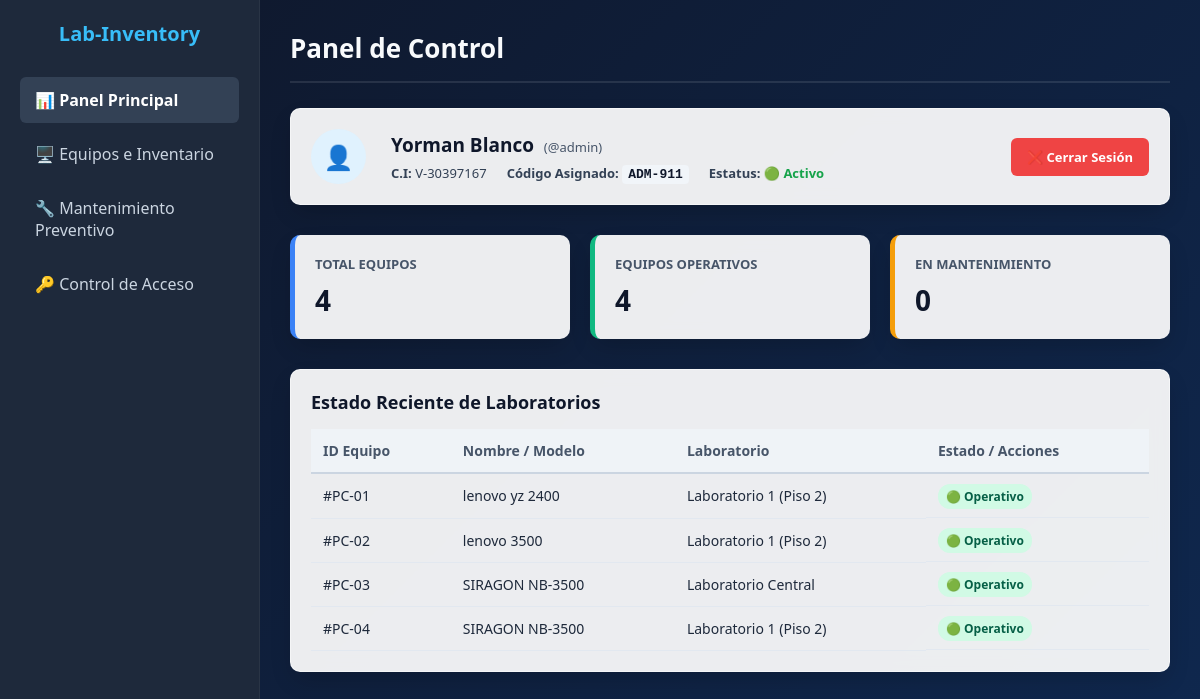
/ (signed in), run on the app's committed database.
### app.py (models this page shows)
class Usuario(db.Model):
    id = db.Column(db.Integer, primary_key=True)
    username = db.Column(db.String(50), unique=True, nullable=False)
    password = db.Column(db.String(100), nullable=False)
    nombre = db.Column(db.String(100), nullable=False)
    apellido = db.Column(db.String(100), nullable=False)
    cedula = db.Column(db.String(20), unique=True, nullable=False)
    codigo_asignado = db.Column(db.String(20), unique=True, nullable=False)
    estado = db.Column(db.String(20), default="Activo")

class Equipo(db.Model):
    id = db.Column(db.Integer, primary_key=True)
    nombre = db.Column(db.String(100), nullable=False)
    laboratorio = db.Column(db.String(100), nullable=False)
    componentes = db.Column(db.Text, nullable=False)
    estado = db.Column(db.String(20), default="Disponible")

### app.py (the view)
@app.route('/')
def home():
    if 'usuario' in session:
        total = Equipo.query.count()
        operativos = Equipo.query.filter_by(estado="Disponible").count()
        en_mantenimiento = Equipo.query.filter_by(estado="En Mantenimiento").count()
        equipos_recientes = Equipo.query.all()
        admin_info = Usuario.query.filter_by(username=session['usuario']).first()
        return render_template(
            'dashboard.html',
            usuario_actual=session['usuario'],
            admin=admin_info,
            total_equipos=total,
            equipos_operativos=operativos,
            mantenimiento_equipos=en_mantenimiento,
            equipos=equipos_recientes
        )
    return redirect(url_for('login'))

### templates/dashboard.html (shortened to what this page needs)
<!DOCTYPE html>
<html lang="es">
<head>
</head>
<body>
    <div class="sidebar">
        <div>
            <h2>Lab-Inventory</h2>
            <a href="{{ url_for('home') }}" class="menu-item active">📊 Panel Principal</a>
            <a href="{{ url_for('inventario') }}" class="menu-item">🖥️ Equipos e Inventario</a>
            <a href="{{ url_for('mantenimiento') }}" class="menu-item">🔧 Mantenimiento Preventivo</a>
            {% if usuario_actual == 'admin' %}
            <a href="{{ url_for('acceso') }}" class="menu-item">🔑 Control de Acceso</a>
            {% endif %}
        </div>
    </div>
    <div class="main-content">
        <div class="header">
            <h1>Panel de Control</h1>
        </div>
        <div class="profile-card" style="background: rgba(255, 255, 255, 0.92); backdrop-filter: blur(8px); padding: 20px; border-radius: 10px; box-shadow: 0 10px 25px -5px rgba(0, 0, 0, 0.2); margin-bottom: 30px; display: flex; justify-content: space-between; align-items: center; border: 1px solid rgba(255, 255, 255, 0.5);">
            <div style="display: flex; gap: 25px; align-items: center;">
                <div style="background: #e0f2fe; padding: 12px; border-radius: 50%; font-size: 24px; display: flex; align-items: center; justify-content: center; width: 55px; height: 55px;">👤</div>
                <div>
                    <h2 style="margin: 0; font-size: 19px; color: #0f172a; font-weight: 700;">
                        {{ admin.nombre }} {{ admin.apellido }}
                        <span style="font-size: 13px; color: #475569; font-weight: normal; margin-left: 5px;">(@{{ admin.username }})</span>
                    </h2>
                    <div style="display: flex; gap: 20px; margin-top: 6px; font-size: 13px; color: #334155;">
                        <p><strong>C.I:</strong> {{ admin.cedula }}</p>
                        <p><strong>Código Asignado:</strong> <span style="font-family: monospace; background: #f1f5f9; padding: 2px 6px; border-radius: 4px; font-weight: bold; color: #0f172a;">{{ admin.codigo_asignado }}</span></p>
                        <p><strong>Estatus:</strong>
                            {% if admin.estado == "Activo" %}
                                <span style="color: #16a34a; font-weight: bold;">🟢 Activo</span>
                            {% else %}
                                <span style="color: #dc2626; font-weight: bold;">🔴 Inactivo</span>
                            {% endif %}
                        </p>
                    </div>
                </div>
            </div>
            <div>
                <a href="{{ url_for('logout') }}" style="background-color: #ef4444; color: white; text-align: center; padding: 10px 16px; border-radius: 6px; text-decoration: none; font-weight: bold; font-size: 13px; display: inline-flex; align-items: center; gap: 6px; transition: 0.3s;">
                    ❌ Cerrar Sesión
                </a>
            </div>
        </div>
        <div class="cards-grid">
            <div class="card">
                <span class="card-title">TOTAL EQUIPOS</span>
                <div class="card-value">{{ total_equipos }}</div>
            </div>
            <div class="card success">
                <span class="card-title">EQUIPOS OPERATIVOS</span>
                <div class="card-value">{{ equipos_operativos }}</div>
            </div>
            <div class="card warning">
                <span class="card-title">EN MANTENIMIENTO</span>
                <div class="card-value">{{ mantenimiento_equipos }}</div>
            </div>
        </div>
        <div class="table-container">
            <h2>Estado Reciente de Laboratorios</h2>
            <table>
                <thead>
                    <tr>
                        <th>ID Equipo</th>
                        <th>Nombre / Modelo</th>
                        <th>Laboratorio</th>
                        <th>Estado / Acciones</th>
                    </tr>
                </thead>
                <tbody>
                    {% for equipo in equipos %}
                    <tr>
                        <td>#PC-0{{ equipo.id }}</td>
                        <td>{{ equipo.nombre }}</td>
                        <td>{{ equipo.laboratorio }}</td>
                        <td style="display: flex; align-items: center; justify-content: space-between; gap: 10px;">
                            <div>
                                {% if equipo.estado == "Disponible" %}
                                    <span style="background: #d1fae5; color: #065f46; padding: 4px 8px; border-radius: 12px; font-size: 12px; font-weight: bold;">🟢 Operativo</span>
                                {% elif equipo.estado == "En Mantenimiento" %}
                                    <span style="background: #fef3c7; color: #92400e; padding: 4px 8px; border-radius: 12px; font-size: 12px; font-weight: bold;">🟡 En Mantenimiento</span>
                                {% elif equipo.estado == "No Disponible" %}
                                    <span style="background: #fee2e2; color: #991b1b; padding: 4px 8px; border-radius: 12px; font-size: 12px; font-weight: bold;">🔴 No Disponible</span>
                                {% endif %}
                            </div>
                        </td>
                    </tr>
                    {% endfor %}
                </tbody>
            </table>
        </div>
    </div>
</body>
</html>

### templates/dashboard.html (style rules this page uses)
* { margin: 0; padding: 0; box-sizing: border-box; font-family: 'Segoe UI', Tahoma, Geneva, Verdana, sans-serif; }
body { display: flex; background: linear-gradient(-45deg, #0f172a, #1e293b, #0f2e5c, #0f172a); background-size: 400% 400%; animation: panelBg 15s ease infinite; color: #333; height: 100vh; overflow: hidden; }
.sidebar { width: 260px; background-color: #1e293b; color: white; padding: 20px; display: flex; flex-direction: column; justify-content: space-between; flex-shrink: 0; border-right: 1px solid rgba(255, 255, 255, 0.05); }
.sidebar h2 { font-size: 20px; text-align: center; margin-bottom: 30px; color: #38bdf8; font-weight: bold; }
.menu-item { padding: 12px 15px; color: #cbd5e1; text-decoration: none; display: block; border-radius: 6px; margin-bottom: 8px; transition: 0.3s; }
.menu-item:hover, .menu-item.active { background-color: #334155; color: white; font-weight: bold; }
.main-content { flex: 1; padding: 30px; overflow-y: auto; }
.header { display: flex; justify-content: space-between; align-items: center; margin-bottom: 25px; border-bottom: 2px solid rgba(255, 255, 255, 0.1); padding-bottom: 15px; }
.header h1 { font-size: 26px; color: #f8fafc; }
.cards-grid { display: grid; grid-template-columns: repeat(auto-fit, minmax(220px, 1fr)); gap: 20px; margin-bottom: 30px; }
.card { background: rgba(255, 255, 255, 0.92); backdrop-filter: blur(8px); padding: 20px; border-radius: 10px; box-shadow: 0 10px 25px -5px rgba(0, 0, 0, 0.2); border-left: 5px solid #3b82f6; }
.card.success { border-left-color: #10b981; }
.card.warning { border-left-color: #f59e0b; }
.card-title { font-size: 13px; color: #475569; text-transform: uppercase; font-weight: 600; display: block; margin-bottom: 8px; }
.card-value { font-size: 28px; font-weight: bold; color: #0f172a; }
.table-container { background: rgba(255, 255, 255, 0.92); backdrop-filter: blur(8px); border-radius: 10px; box-shadow: 0 10px 25px -5px rgba(0, 0, 0, 0.2); padding: 20px; border: 1px solid rgba(255, 255, 255, 0.5); }
.table-container h2 { font-size: 18px; margin-bottom: 15px; color: #0f172a; }
table { width: 100%; border-collapse: collapse; text-align: left; }
th { background-color: rgba(241, 245, 249, 0.8); padding: 12px; color: #475569; font-size: 14px; border-bottom: 2px solid #cbd5e1; font-weight: 600; }
td { padding: 12px; border-bottom: 1px solid #e2e8f0; font-size: 14px; color: #1e293b; }

### data on the page
Usuario: nombre "Yorman", apellido "Blanco", username "admin", cedula "V-30397167", codigo_asignado "ADM-911"
Equipo: id "1", nombre "lenovo yz 2400", laboratorio "Laboratorio 1 (Piso 2)", estado "🟢 Operativo"
Equipo: id "2", nombre "lenovo 3500", laboratorio "Laboratorio 1 (Piso 2)", estado "🟢 Operativo"
Equipo: id "3", nombre "SIRAGON NB-3500", laboratorio "Laboratorio Central", estado "🟢 Operativo"
Equipo: id "4", nombre "SIRAGON NB-3500", laboratorio "Laboratorio 1 (Piso 2)", estado "🟢 Operativo"

### other printed values
{{ total_equipos }} "4"
{{ equipos_operativos }} "4"
{{ mantenimiento_equipos }} "0"
